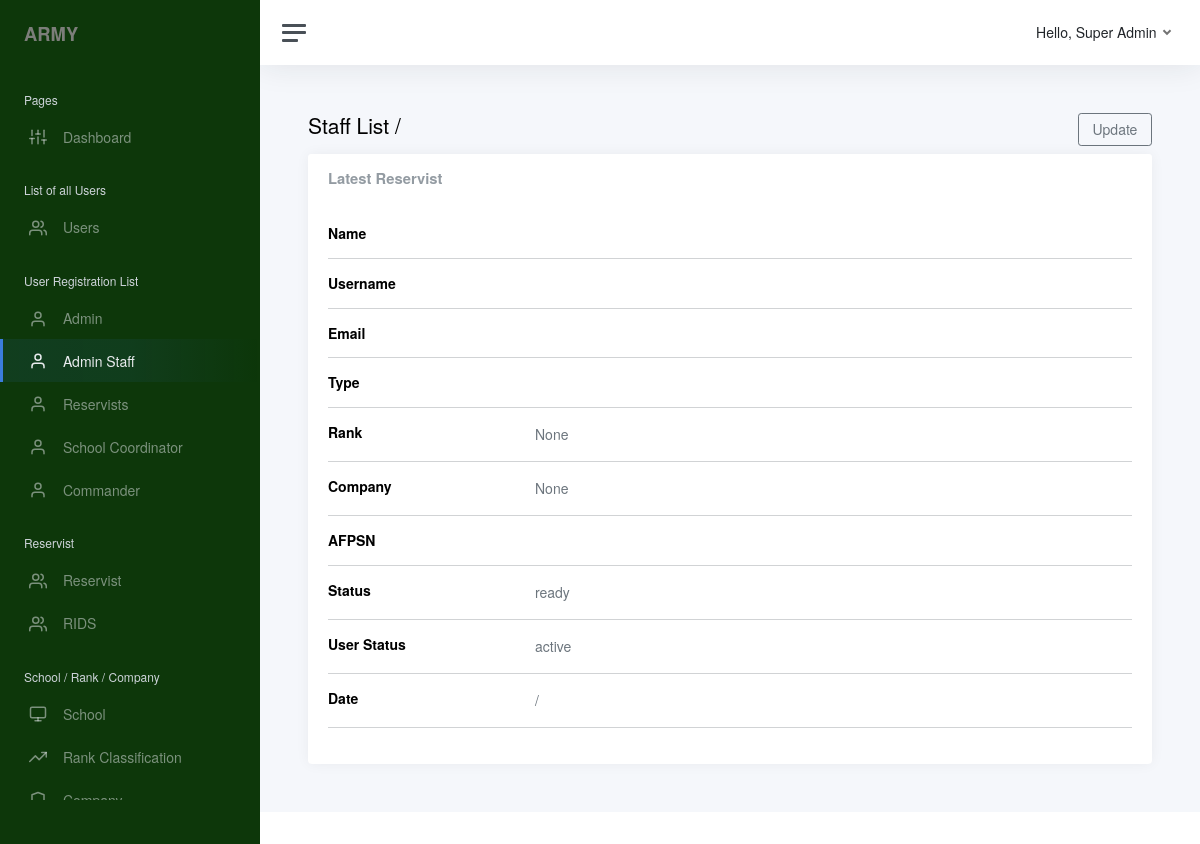
Screenshot of /admin_reg_staff_view.php (signed in) with the database file from the repository.
### tables this page shows
CREATE TABLE `army_users` (
  `army_id` int(255) NOT NULL,
  `user_img` varchar(250) NOT NULL,
  `firstname` varchar(100) NOT NULL,
  `middle_name` varchar(100) NOT NULL,
  `lastname` varchar(100) NOT NULL,
  `username` varchar(100) NOT NULL,
  `email` varchar(100) NOT NULL,
  `password` varchar(1000) NOT NULL,
  `type` varchar(30) NOT NULL,
  `rank_id` int(100) NOT NULL,
  `company_id` int(100) NOT NULL,
  `afpsn` varchar(250) NOT NULL,
  `school_id` int(100) NOT NULL,
  `status` varchar(30) NOT NULL,
  `user_status` varchar(20) NOT NULL,
  `date_created` date DEFAULT NULL,
  `time_created` time(6) NOT NULL,
  `date_modified` date DEFAULT NULL,
  `time_modified` time(6) NOT NULL
);

### system_checker.php (called while the page is built, shortened)
<?php
require 'include/connect.php';
if (!empty($_SESSION["army_id"])) {
  $army_id     = $_SESSION["army_id"];
  $result      = mysqli_query($conn, "SELECT * FROM army_users WHERE army_id = $army_id");
  $row         = mysqli_fetch_assoc($result);
  $fn_public   = $row["firstname"];
  $ln_public   = $row["lastname"];
  $type        = $row["type"];
  $status      = $row["status"];
  $user_status = $row["user_status"];
  if ($user_status == 'active') {
    if ($type == 'sadmin') {
      $isSadmin = true;
    }
  } else {
    echo "<script> alert('Sorry, your account is inactive. Please wait for the approval'); </script>";
  }
} else {
  header("Location: bulletin.php");
}

### admin_query_getter.php (called while the page is built, shortened)
<?php
if($rank_id == 0) {
  $rank_name = 'None';
} else {
  $result_rank = mysqli_query($conn, "SELECT * FROM ranks WHERE rank_id = '$rank_id'");
  while ($res      = mysqli_fetch_array($result_rank)) {
  $rank_name = $res['rank_name'];
  }
}
if($company_id == 0) {
  $company_name = 'None';
}else {
  $result_company       = mysqli_query($conn, "SELECT * FROM company WHERE company_id = '$company_id'");
  while ($res      = mysqli_fetch_array($result_company)) {
  $company_name = $res['company_name'];
  }
}
?>

### admin_reg_staff_view.php (the view, shortened to what this page needs)
<?php
include 'system_checker.php';
$staff_id = $_GET['ID'];
include 'admin_query_getter.php';
include 'admin_query_getter.php';
?>
<!DOCTYPE html>
<html lang="en">
<?php include 'header_main.php' ?>
<body>
    <div class="wrapper">
        <div class="main">
            <?php include 'top_right_navigation.php' ?>
            <main class="content">
                <div class="container-fluid p-0">
                  <div class="row">
                    <div class="col-6">
                      <h1 class="h3 mb-3"><a href="admin_reg_staff.php" class="linked-navigation">Staff List </a> / <?php echo $firstname . ' ' . $lastname ?></h1>
                    </div>
                    <div class="col-6">
                      <?php
                      if($isSadmin || $isAdmin){
                      ?>
                        <a <?php echo "href=\"admin_reg_staff_edit.php?ID=$staff_id\" " ?> class="btn btn-md btn-outline-secondary mb-0" style="float:right">Update</a>
                      <?php } ?>
                    </div>
                  </div>
                    <div class="row">
                        <div class="col-12">
                            <div class="card">
                                <div class="card-header">
                                    <h5 class="card-title mb-0">Latest Reservist</h5>
                                </div>
                                <div class="card-body">
                                <div class="row">
                                  <div class="col-sm-3">
                                    <h6 class="mb-0 flatpickr-weekwrapper"><strong>Name</strong></h6>
                                  </div>
                                  <div class="col-sm-9 text-secondary">
                                  </div>
                                </div>
                                <hr>
                                <div class="row">
                                  <div class="col-sm-3">
                                    <h6 class="mb-0 flatpickr-weekwrapper"><strong>Username</strong></h6>
                                  </div>
                                  <div class="col-sm-9 text-secondary">
                                  </div>
                                </div>
                                <hr>
                                <div class="row">
                                  <div class="col-sm-3">
                                    <h6 class="mb-0 flatpickr-weekwrapper"><strong>Email</strong></h6>
                                  </div>
                                  <div class="col-sm-9 text-secondary">
                                  </div>
                                </div>
                                <hr>
                                <div class="row">
                                  <div class="col-sm-3">
                                    <h6 class="mb-0 flatpickr-weekwrapper"><strong>Type</strong></h6>
                                  </div>
                                  <div class="col-sm-9 text-secondary">
                                  </div>
                                </div>
                                <hr>
                                <div class="row">
                                  <div class="col-sm-3">
                                    <h6 class="mb-0 flatpickr-weekwrapper"><strong>Rank</strong></h6>
                                  </div>
                                  <div class="col-sm-9 text-secondary">
                                    <div class="flatpickr-weekwrapper">
                                      <?php echo $rank_name ?>
                                    </div>
                                  </div>
                                </div>
                                <hr>
                                <div class="row">
                                  <div class="col-sm-3">
                                    <h6 class="mb-0 flatpickr-weekwrapper"><strong>Company</strong></h6>
                                  </div>
                                  <div class="col-sm-9 text-secondary">
                                    <div class="flatpickr-weekwrapper">
                                      <?php echo $company_name ?>
                                    </div>
                                  </div>
                                </div>
                                <hr>
                                <div class="row">
                                  <div class="col-sm-3">
                                    <h6 class="mb-0 flatpickr-weekwrapper"><strong>AFPSN</strong></h6>
                                  </div>
                                  <div class="col-sm-9 text-secondary">
                                  </div>
                                </div>
                                <hr>
                                <div class="row">
                                  <div class="col-sm-3">
                                    <h6 class="mb-0 flatpickr-weekwrapper"><strong>Status</strong></h6>
                                  </div>
                                  <div class="col-sm-9 text-secondary">
                                    <div class="flatpickr-weekwrapper">
                                      <?php echo $status ?>
                                    </div>
                                  </div>
                                </div>
                                <hr>
                                <div class="row">
                                  <div class="col-sm-3">
                                    <h6 class="mb-0 flatpickr-weekwrapper"><strong>User Status</strong></h6>
                                  </div>
                                  <div class="col-sm-9 text-secondary">
                                    <div class="flatpickr-weekwrapper">
                                      <?php echo $user_status ?>
                                    </div>
                                  </div>
                                </div>
                                <hr>
                                <div class="row">
                                  <div class="col-sm-3">
                                    <h6 class="mb-0 flatpickr-weekwrapper"><strong>Date</strong></h6>
                                  </div>
                                  <div class="col-sm-9 text-secondary">
                                    <div class="flatpickr-weekwrapper">
                                      <?php echo $date .'/'. $time ?>
                                    </div>
                                  </div>
                                </div>
                                <hr>
                            </div>
                        </div>
                    </div>
                </div>
            </main>
            <?php include 'system_controller/footer.php' ?>
        </div>
    </div>
</body>
</html>

### top_right_navigation.php (shortened to what this page needs)
<nav id="top-nav" class="navbar navbar-expand navbar-light navbar-bg">
    <a class="sidebar-toggle js-sidebar-toggle">
        <i class="hamburger align-self-center"></i>
    </a>
    <div class="navbar-collapse collapse">
        <ul class="navbar-nav navbar-align">
            <li class="nav-item dropdown">
                <a class="nav-link dropdown-toggle d-none d-sm-inline-block" href="#" data-bs-toggle="dropdown">
                    <span class="text-dark">Hello, <?php echo $rank_public . ' ' .$fn_public . ' ' . $ln_public?></span>
                </a>
            </li>
        </ul>
    </div>
</nav>

### css/print.css (style rules this page uses)
.card { margin: -2rem; margin-left: -2rem; margin-right: -2rem; }
body, .content { background-color: white; }
footer, head, #sidebar, #top-nav, .header-dash { display: none; }

### rows the page displays
army_users: firstname "Super", lastname "Admin", status "ready", user_status "active"

### other values shown
$rank_name "None"
$company_name "None"
